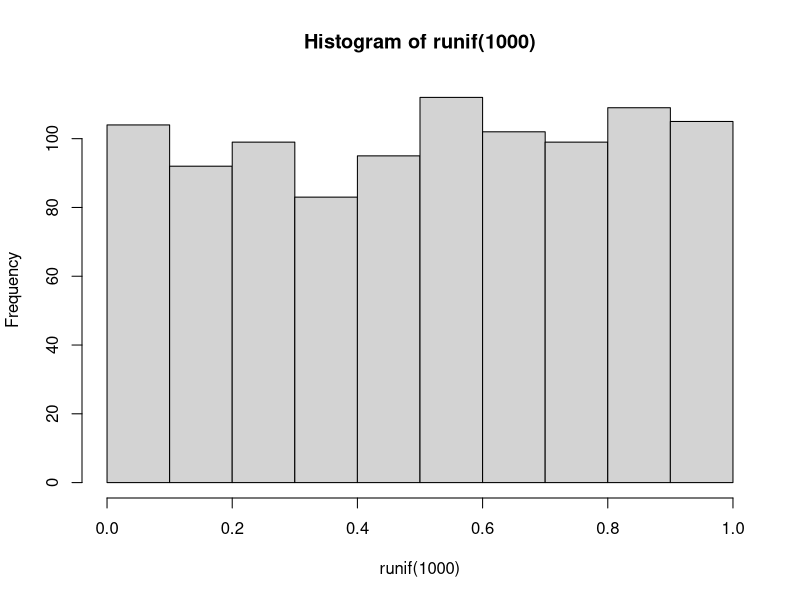
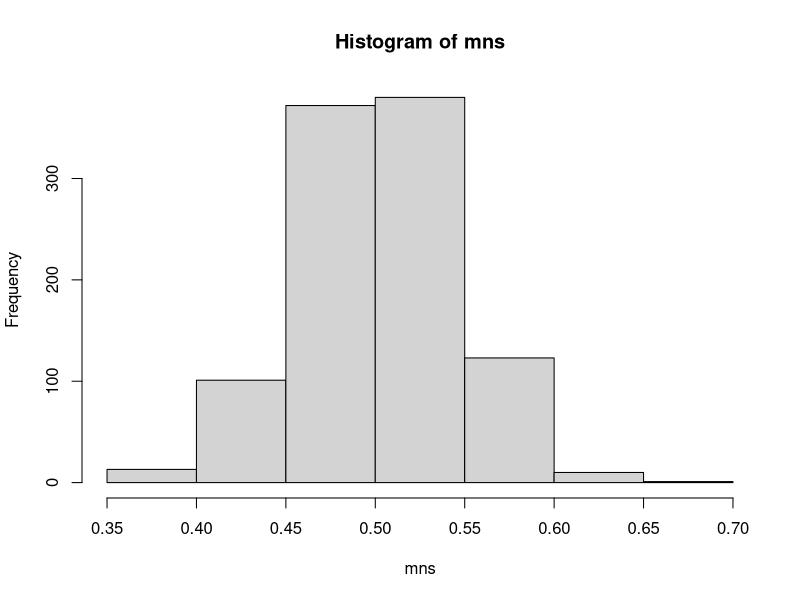

These charts were generated, in order, by the following R code:
#Clear Working Environment
rm(list=ls())
cat("\f")

#Loading necessary libraries
library(readr)
library(dplyr)

#Standard Setting
lambda <- 0.2 #As rate in the function
x <- rexp(5, lambda)  #Mean = 1/Lambda; Standard Deviation = 1/Lambda


#Example 1 - compare the distribution of 1000 random uniforms
hist(runif(1000))

#Example 2 - distribution of 1000 averages of 40 random uniforms
mns = NULL
for (i in 1 : 1000) mns = c(mns, mean(runif(40)))
hist(mns)

##Task
#Note that you will need to do a thousand simulations.

#Illustrate via simulation and associated explanatory text the properties of 
        #the distribution of the mean of 40 exponentials. You should

#1. Show the sample mean and compare it to the theoretical mean of the 
        #distribution.
#2. Show how variable the sample is (via variance) and compare it to the 
        #theoretical variance of the distribution.
#3. Show that the distribution is approximately normal.

#In point 3, focus on the difference between the distribution of a large 
        #collection of random exponentials and the distribution of a large 
        #collection of averages of 40 exponentials.

#This distribution looks far more Gaussian than the original uniform distribution!
        
#This exercise is asking you to use your knowledge of the theory given in class 
        #to relate the two distributions.

#Confused? Try re-watching video lecture 07 for a starter on how to complete this project.